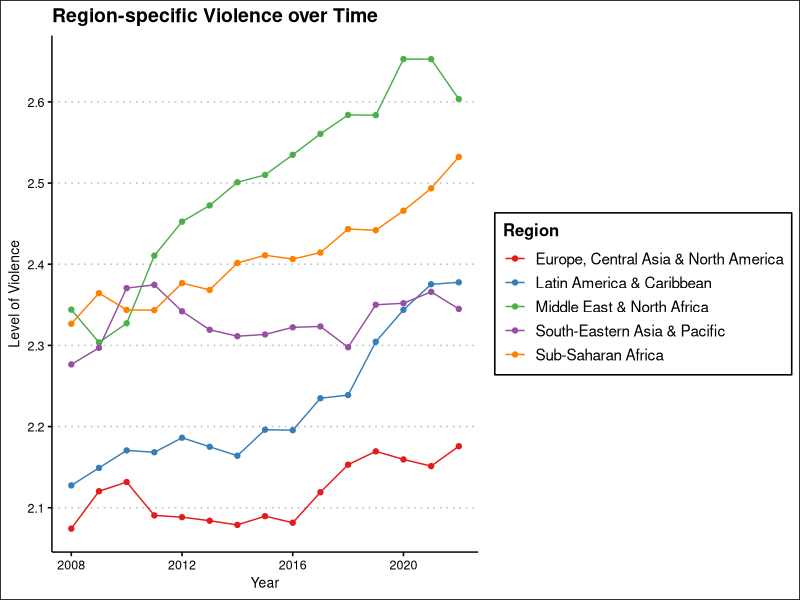
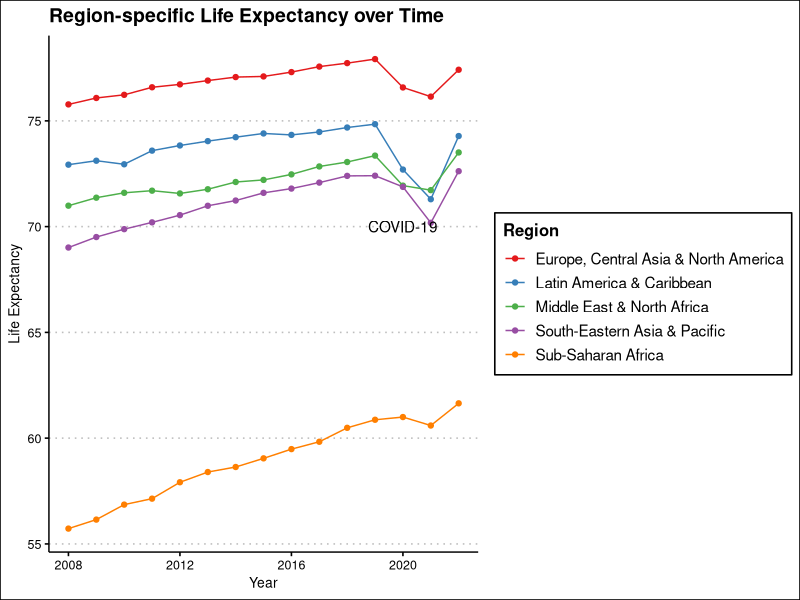
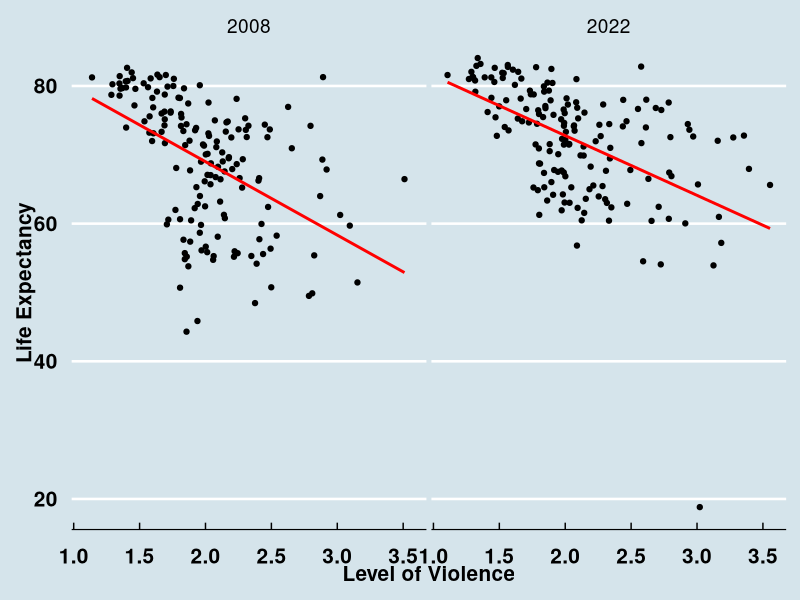
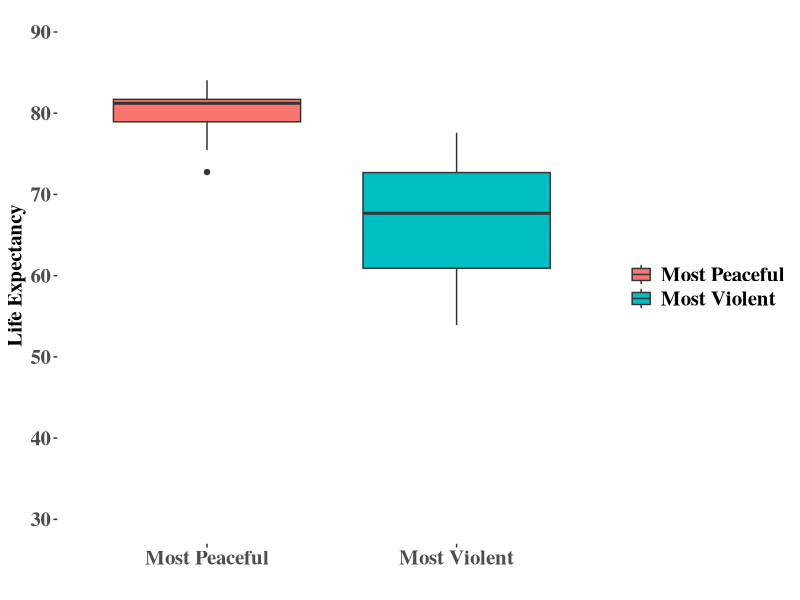
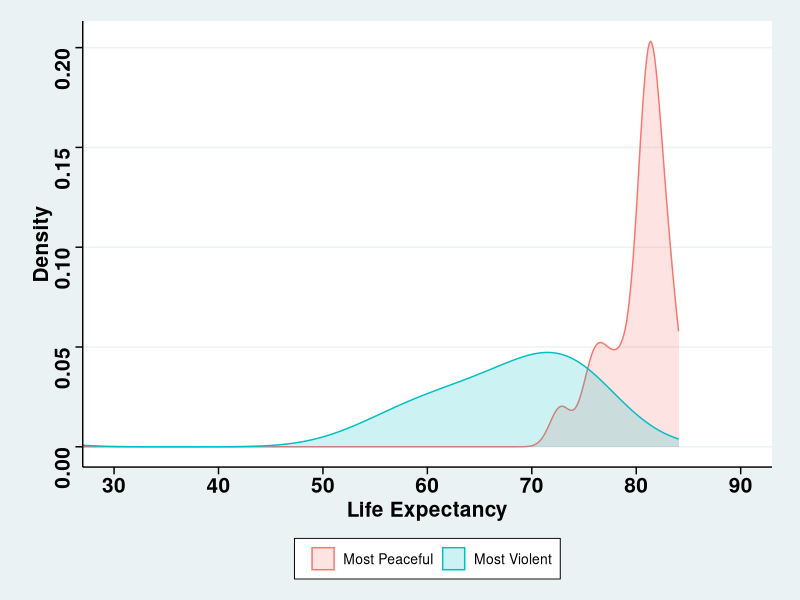
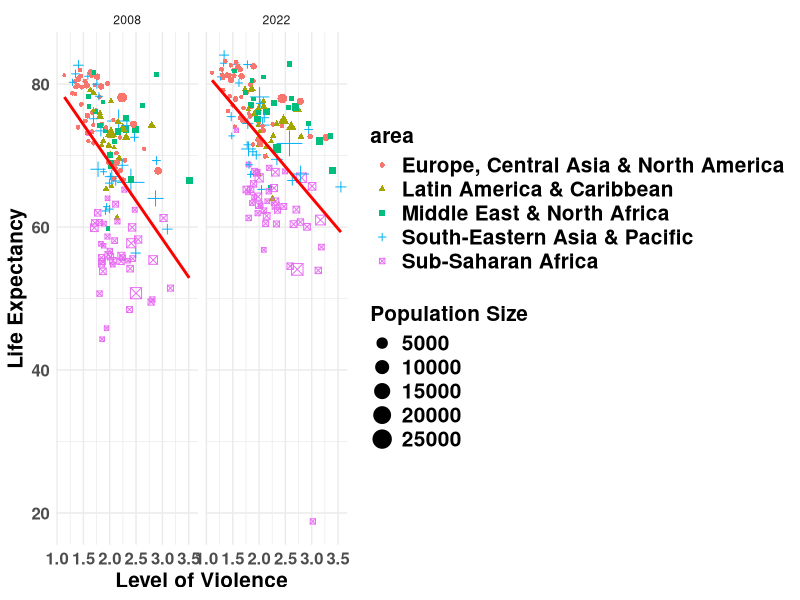
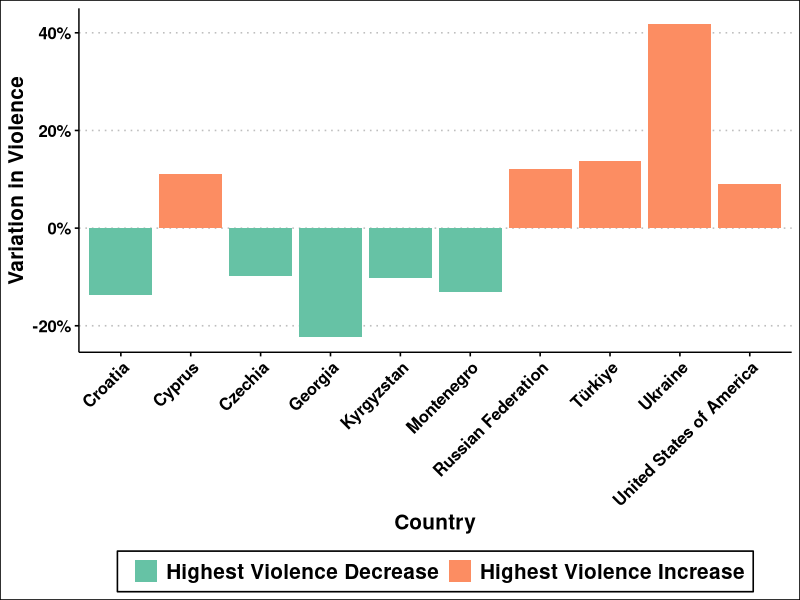

These figures' R source, in order:
## ---- chunk 1
#install.packages('ggthemes')
#install.packages('RColorBrewer')
library('RColorBrewer') # various qualitative color palettes 
library('ggthemes') # various themes in ggplot
library("tidyverse") # ggplot2

gpi_data <- read.table('Data/gpi_data.txt',header=T)
life_exp_data <- read.table('Data/life_exp_data.txt',header=T)
## ---- chunk 2
data <- inner_join(gpi_data,life_exp_data,by=c('iso3','Year'))
## ---- chunk 3
data_violence_region = data |>
      group_by(Year,area) |>
      summarize(GPI=weighted.mean(x=GPI,w=pop,na.rm = FALSE)) 
## ---- chunk 4
plot1 = ggplot(data=data_violence_region, # data input
     mapping=aes(x=Year,y=GPI,color=area))+ # relationships
geom_line()+ # add a line for each country
geom_point()+ # add points 
theme_clean()+ # background
scale_color_brewer(name = "Region", palette = "Set1")+ # color palette 
xlab('Year')+ #label for title of x-axis
ylab('Level of Violence') + # label for title of y-axis
ggtitle('Region-specific Violence over Time')  # title for the plot
## ---- chunk 5
#| echo: false
plot1
## ---- chunk 6
data_life_exp_region = data |>
      group_by(Year,area) |>
      summarize(e0=weighted.mean(x=e0,w=pop,na.rm = FALSE))
## ---- chunk 7
plot2 = ggplot(data=data_life_exp_region, # data input
mapping=aes(x=Year,y=e0,color=area))+ # relationships
geom_line()+ # add a line for each country
geom_point()+ # add points 
annotate("text",x=2020,y=70,label="COVID-19")+ # add text
theme_clean()+ # specify a theme
xlab('Year')+ #label for title of x-axis
ylab('Life Expectancy') + # label for title of y-axis
scale_color_brewer(name = "Region", palette = "Set1")+ # change color palette
ggtitle('Region-specific Life Expectancy over Time')  # title
## ---- chunk 8
#| echo: false
plot2
## ---- chunk 9
data_scatter = data |>
filter(Year %in% c(2008,2022))
## ---- chunk 10
plot3 = ggplot(data=data_scatter, # data input
mapping=aes(x=GPI,y=e0))+ # relationships
geom_point()+  # scatter plot
xlab('Level of Violence')+ # x-axis label
ylab('Life Expectancy')+ # y-axis label
theme_economist()+ # pick a background
geom_smooth(method = "lm", se = FALSE,color='red')+ # regression line
facet_wrap(~Year) + # seperate (sub)plot by year
theme(axis.text.y = element_text(size=15,face="bold"), # font of y-axis text
axis.title.y = element_text(size=15,face="bold"), # font of y-axis title
axis.text.x = element_text(size=15,face="bold"),  
axis.title.x = element_text(size=15,face="bold")) # font of x-axis title
## ---- chunk 11
#| echo: false
plot3 
## ---- chunk 12
data_most_violence = data |>
      filter(Year==2022) |>
      slice_max(GPI,n=20) |> 
      mutate(label='Most Violent')
## ---- chunk 13
data_most_peaceful = data |>
filter(Year==2022) |>
slice_min(GPI,n=20) |>
mutate(label='Most Peaceful')
## ---- chunk 14
data_plot=rbind(data_most_violence,data_most_peaceful)
## ---- chunk 15
plot4=ggplot(data=data_plot, # data
mapping=aes(x=label,y=e0,fill=label))+ # relationships
geom_boxplot()+ # boxplot
coord_cartesian(ylim=c(30,90))+ # fix y-axis limits
scale_y_continuous(breaks=seq(30,90,10),
                   labels=seq(30,90,10))+ # fix y-axis labels
theme_tufte()+ # pick background
scale_fill_discrete(name='')+ # drop name from legend
xlab('')+ # no name for x-axis title
ylab('Life Expectancy')+ # y-axis title
theme(axis.text.y = element_text(size=15,face="bold"), # font of y-axis text
legend.text = element_text(size=15,face="bold"), # legend text details
axis.title.y = element_text(size=15,face="bold"), # font of y-axis title
axis.text.x = element_text(size=15,face="bold"),  # text of x-axis title
axis.title.x = element_text(size=15,face="bold")) # font of x-axis title
## ---- chunk 16
#| echo: false
plot4
## ---- chunk 17
plot5 = ggplot(data=data_plot,  # data input
aes(x=e0,color=label,fill=label))+ # relationships
geom_density(alpha = 0.2, na.rm = TRUE) + # density
theme_stata()+ # background
scale_fill_discrete(name='')+ # no title to legend
scale_color_discrete(name='')+ # no title to legend
coord_cartesian(xlim=c(30,90))+ # fix x-axis limits
scale_x_continuous(breaks=seq(30,90,10),
                   labels=seq(30,90,10))+ # control x-axis labels
ylab('Density')+ # y-axis title
xlab('Life Expectancy')+ # x-axis title
theme(axis.text.y = element_text(size=15,face="bold"), # font of y-axis text
legend.position = "bottom", # legend position
axis.title.y = element_text(size=15,face="bold"), # font of y-axis title
axis.text.x = element_text(size=15,face="bold"),  # font of x-axis text
axis.title.x = element_text(size=15,face="bold")) # font of x-axis title
## ---- chunk 18
#| echo: false
plot5
## ---- chunk 19
plot6 = ggplot(data=data_scatter, # data input
mapping=aes(x=GPI,y=e0))+ # relationships
geom_point(aes(shape=area,color=area,size=pop))+ # scatter plot
xlab('Level of Violence')+ # label x-axis
ylab('Life Expectancy')+ # label y-axis
theme_minimal()+ # plot them
geom_smooth(method = "lm", se = FALSE,color='red')+ # regression line
labs(size = 'Population Size')+ # legend label
facet_wrap(~Year) + # seperate by year
theme(axis.text.y = element_text(size=12,face="bold"), # font of y-axis text
axis.title.y = element_text(size=15,face="bold"), # font of y-axis title
legend.title = element_text(size=15,face="bold"), # font of legend title
legend.text = element_text(size=15,face="bold"),  # font of legend text
axis.text.x = element_text(size=12,face="bold"),  
axis.title.x = element_text(size=15,face="bold")) # font of x-axis title
## ---- chunk 20
#| echo: false
plot6
## ---- chunk 21
data_high = data |>
filter(Year %in% c(2008,2022)) |>
select(Year,Country,area,GPI) |>
pivot_wider(names_from='Year',values_from='GPI') |>
mutate(var=(`2022`-`2008`)/`2008`) |>
group_by(area)|>
slice_max(var,n=5) |>
mutate(label='Highest Violence Increase')
data_low = data |>
filter(Year %in% c(2008,2022)) |>
select(Year,Country,area,GPI) |>
pivot_wider(names_from='Year',values_from='GPI') |>
mutate(var=(`2022`-`2008`)/`2008`) |>
group_by(area)|>
slice_min(var,n=5) |>
mutate(label='Highest Violence Decrease')
## ---- chunk 22
plot7 = rbind(data_high,data_low) |>
filter(area=='Europe, Central Asia & North America') |>
ggplot(aes(x=Country,y=var,fill=label))+ # data
geom_bar(stat='identity') + # bar plot
theme_clean()+ # background
xlab('Country')+ # x-axis title
ylab('Variation in Violence')+ # y-axis title
scale_fill_brewer(name='',palette='Set2')+ # color palette
scale_y_continuous(labels = scales::percent)+ # y-axis labels
theme(axis.text.x = element_text(angle = 45,
vjust = 1, hjust = 1, size = 12, face = "bold"), # x-axis text
legend.position = 'bottom', # legend position 
axis.text.y = element_text(size = 12, face = "bold"), # y-axis text
axis.title.x = element_text(size = 15, face = "bold"), # x-axis title
axis.title.y = element_text(size = 15, face = "bold"), # y-axis title
legend.text = element_text(size = 15, face = "bold")) # legend text
## ---- chunk 23
#| echo: false
plot7 
